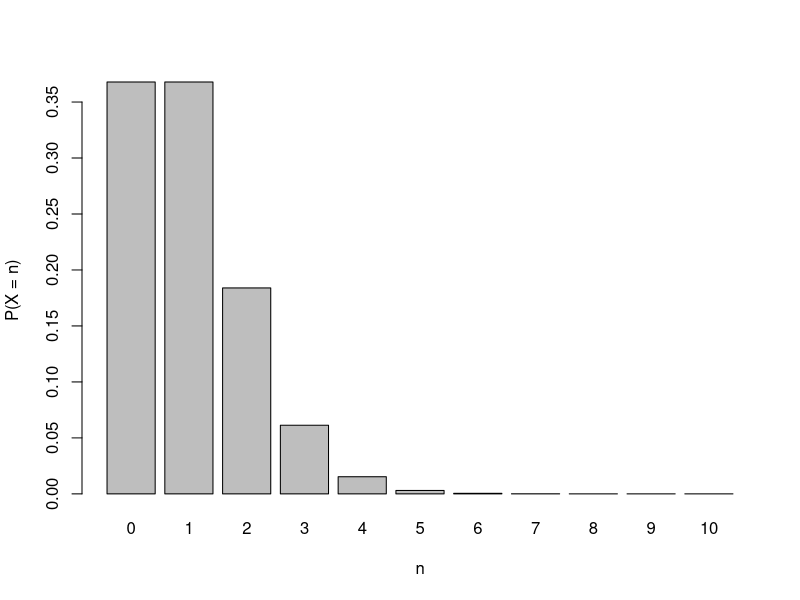
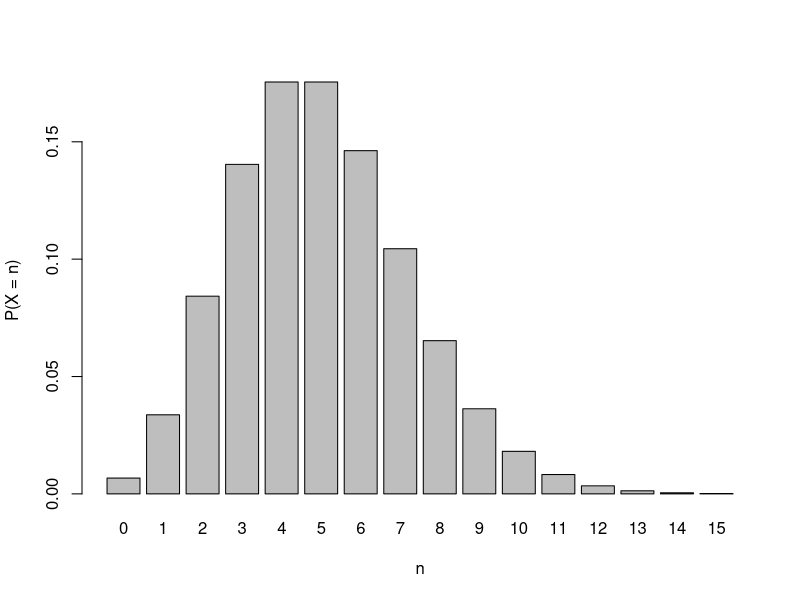

Generate these figures, in order, with R:
## ---- chunk 1
1 - pnorm(7, mean = 3, sd = 5)
## ---- chunk 2
1 - pnorm(10, mean = 0, sd = 2)
## ---- chunk 3
pnorm(5, mean = 0, sd = 3) - pnorm(2, mean = 0, sd = 3)
## ---- chunk 4
rnorm(3, mean = 3, sd = 5)
## ---- chunk 5
1 - pnorm(0, mean = 0, sd = 1)
## ---- chunk 6
1 - pnorm(10, mean = 0, sd = 2)
## ---- chunk 7
pnorm(20, mean = 0, sd = 5) - pnorm(10, mean = 0, sd = 5)
## ---- chunk 8
dbinom(10, size = 10, prob = 0.5)
## ---- chunk 9
0.5^10
## ---- chunk 10
dpois(0, lambda = 1)
dpois(1, lambda = 1)
## ---- chunk 11
n <- 0:10
barplot(dpois(n, lambda = 1), names.arg = n,
        xlab = "n", ylab = "P(X = n)")
## ---- chunk 12
1 - ppois(3, lambda = 1)
# equivalently:
ppois(3, lambda = 1, lower.tail = FALSE)
# or by summation:
1 - sum(dpois(0:3, lambda = 1))
## ---- chunk 13
# Fraction of molecules sampled >= 2 times, as a function of total samples s,
# for N = 100 molecules.
N <- 100
s <- 1:100
lambda <- s / N
doublet_frac <- 1 - ppois(1, lambda)   # P(X >= 2)
data.frame(s = s, doublet_frac = round(doublet_frac, 3))[s %in% c(10, 20, 30, 50, 70), ]
## ---- chunk 14
pnorm(8, mean = 10, sd = 2)
## ---- chunk 15
pnorm(130, mean = 100, sd = 15) - pnorm(85, mean = 100, sd = 15)
## ---- chunk 16
qnorm(0.975)
## ---- chunk 17
dnorm(50, mean = 50, sd = 4)
## ---- chunk 18
dpois(2, lambda = 3)
ppois(2, lambda = 3)
## ---- chunk 19
n <- 0:15
barplot(dpois(n, lambda = 5), names.arg = n,
        xlab = "n", ylab = "P(X = n)")
## ---- chunk 20
lambda <- 0.1
empty   <- dpois(0, lambda)
singlet <- dpois(1, lambda)
doublet <- 1 - ppois(1, lambda)
c(empty = empty, singlet = singlet, doublet = doublet)
## ---- chunk 21
dbinom(6, size = 20, prob = 0.3)
pbinom(6, size = 20, prob = 0.3)
## ---- chunk 22
pbinom(15, size = 50, prob = 0.5)
